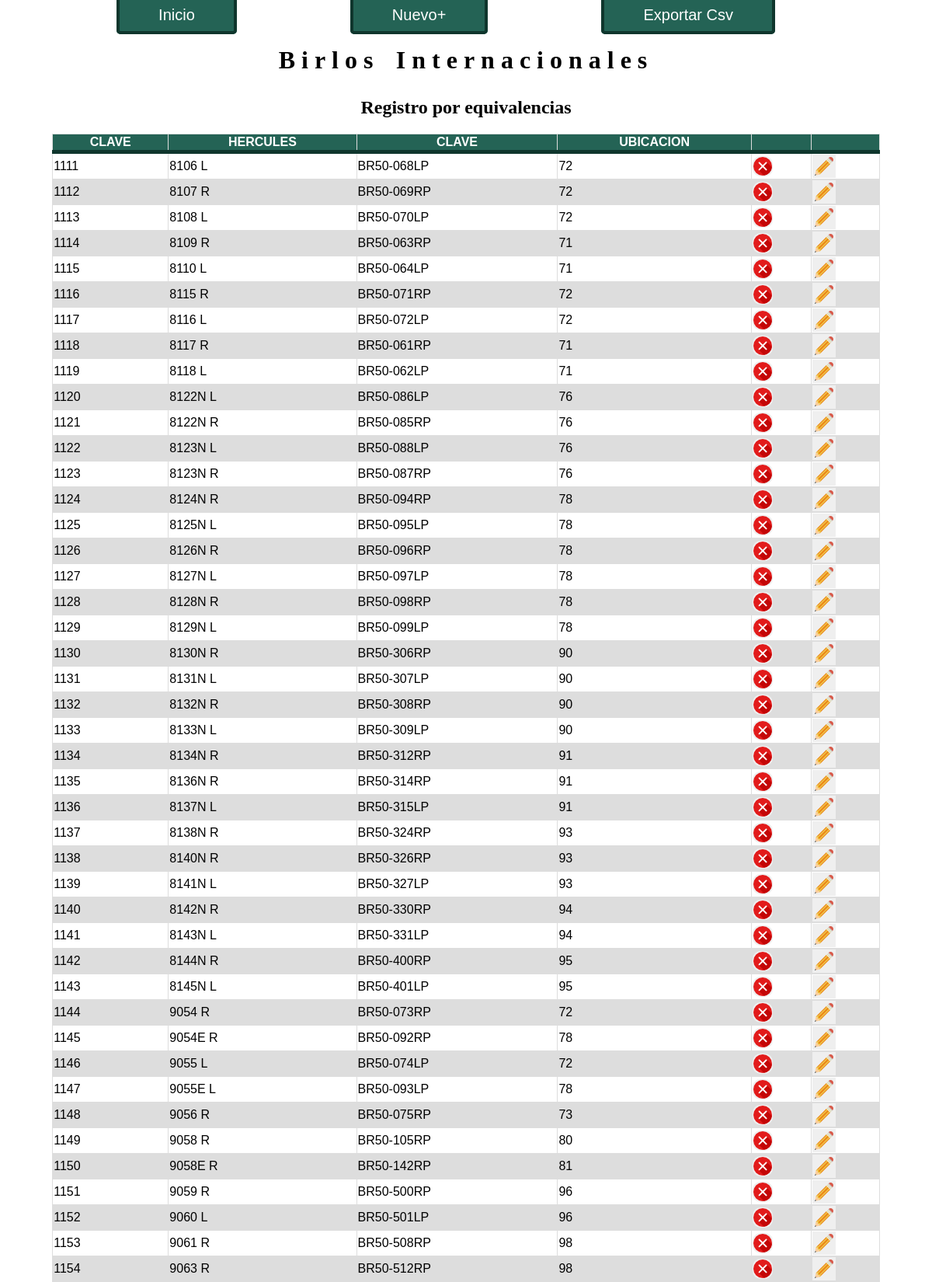
Page /php/tablaas.php (upper part) on the committed database.
### tables this page shows
CREATE TABLE `EQUI` (
  `ID_EQUI` varchar(100) NOT NULL,
  `CLAVEH` varchar(100) NOT NULL,
  `CLAVE` varchar(100) NOT NULL,
  `UBICACION` varchar(11) NOT NULL
);

### php/tablaas.php (the view, shortened to what this page needs)
<!DOCTYPE html>
<html>
<head>
	<div class="intro">
		<a class="botonI" href="index.php">Inicio</a>
		<a class="botonI" href="formularioas.php">Nuevo+</a>
		<a class="botonI" href="exportaras.php">Exportar Csv</a>
		<h1>Birlos Internacionales</h1>
		<h2>Registro por equivalencias</h2>
	</div>
<?php
	include('conexion.php');
	$por_pag = 50;
	if (empty($_GET['pagina'])) {
		$pagina=1;
	}else{
		$pagina=$_GET['pagina'];
	}
$desde = ($pagina-1) * $por_pag;
	$quer="SELECT * FROM EQUI ORDER BY ID_EQUI ASC LIMIT $desde, $por_pag ";
	$result = $conexion->query($quer);
	if ($result->num_rows > 0){
		echo "<center><table>";
		echo"<thead><tr><th>CLAVE</th>
		<th>HERCULES</th>
		<th>CLAVE</th>
		<th>UBICACION</th>
		<th></th>
		<th></th>
		</tr></thead>";
while($rows=$result->fetch_assoc() ){
	echo "<tr><td>".$rows["ID_EQUI"].
	"</td><td>".$rows["CLAVEH"].
	"</td><td>".$rows["CLAVE"].
	"</td><td>".$rows["UBICACION"]."</td>
	<td><form method=post action=borrar.php><input type=submit class='bimageneli' value= ><input type='hidden' id='ID_EQUIid' name='ID_EQUIid' value='".$rows["ID_EQUI"]."'></form></td><td><form method=post action=editar.php><input type=submit class='bimagenmod' value= ><input type='hidden' id='ID_EQUIid' name='ID_EQUIid' value='".$rows["ID_EQUI"]."'></form></td></tr>";
}
 	echo "</center></table>";
}
?>
</body>
</html>

### php/tablaas.php (style rules this page uses)
table { margin-top: 20px; font-family: arial, sans-serif; border-collapse: collapse; width: 90%; }
td, th { border: 1px solid #dddddd; padding: 22%px; }
tr:nth-child(even) { background-color: #dddddd; }
thead { background-color: #246355; border-bottom: solid 5px #0F362D; color: white; text-align: center; }
.bimagenmod { background-image:url(../images/edit.png); background-repeat:no-repeat; height:30px; width:30px; outline: none; background-position:center; display: inline-block; border: none; }
.bimageneli { background-image:url(../images/x.png); background-repeat:no-repeat; height:26px; width:26px; outline: none; background-position:center; display: inline-block; border-radius: 10px; border: none; }
.botonI { font:20px Arial; text-decoration: none; color:white; border:4px solid #0F362D; padding: 10px 50px; border-radius: 5px; background-color: #246355; float: none; margin-left: 12%; }
h1 { text-align: center; letter-spacing: 6pt; word-spacing: 4pt; line-height: 1.6; }
h2 { margin-bottom: 10px; text-align: center; }

### rows in the picture
equi: ID_EQUI "1111", CLAVEH "8106 L", CLAVE "BR50-068LP", UBICACION "72"
equi: ID_EQUI "1112", CLAVEH "8107 R", CLAVE "BR50-069RP", UBICACION "72"
equi: ID_EQUI "1113", CLAVEH "8108 L", CLAVE "BR50-070LP", UBICACION "72"
equi: ID_EQUI "1114", CLAVEH "8109 R", CLAVE "BR50-063RP", UBICACION "71"
equi: ID_EQUI "1115", CLAVEH "8110 L", CLAVE "BR50-064LP", UBICACION "71"
equi: ID_EQUI "1116", CLAVEH "8115 R", CLAVE "BR50-071RP", UBICACION "72"
equi: ID_EQUI "1117", CLAVEH "8116 L", CLAVE "BR50-072LP", UBICACION "72"
equi: ID_EQUI "1118", CLAVEH "8117 R", CLAVE "BR50-061RP", UBICACION "71"
equi: ID_EQUI "1119", CLAVEH "8118 L", CLAVE "BR50-062LP", UBICACION "71"
equi: ID_EQUI "1120", CLAVEH "8122N L", CLAVE "BR50-086LP", UBICACION "76"
equi: ID_EQUI "1121", CLAVEH "8122N R", CLAVE "BR50-085RP", UBICACION "76"
equi: ID_EQUI "1122", CLAVEH "8123N L", CLAVE "BR50-088LP", UBICACION "76"
equi: ID_EQUI "1123", CLAVEH "8123N R", CLAVE "BR50-087RP", UBICACION "76"
equi: ID_EQUI "1124", CLAVEH "8124N R", CLAVE "BR50-094RP", UBICACION "78"
equi: ID_EQUI "1125", CLAVEH "8125N L", CLAVE "BR50-095LP", UBICACION "78"
equi: ID_EQUI "1126", CLAVEH "8126N R", CLAVE "BR50-096RP", UBICACION "78"
equi: ID_EQUI "1127", CLAVEH "8127N L", CLAVE "BR50-097LP", UBICACION "78"
equi: ID_EQUI "1128", CLAVEH "8128N R", CLAVE "BR50-098RP", UBICACION "78"
equi: ID_EQUI "1129", CLAVEH "8129N L", CLAVE "BR50-099LP", UBICACION "78"
equi: ID_EQUI "1130", CLAVEH "8130N R", CLAVE "BR50-306RP", UBICACION "90"
equi: ID_EQUI "1131", CLAVEH "8131N L", CLAVE "BR50-307LP", UBICACION "90"
equi: ID_EQUI "1132", CLAVEH "8132N R", CLAVE "BR50-308RP", UBICACION "90"
equi: ID_EQUI "1133", CLAVEH "8133N L", CLAVE "BR50-309LP", UBICACION "90"
equi: ID_EQUI "1134", CLAVEH "8134N R", CLAVE "BR50-312RP", UBICACION "91"
equi: ID_EQUI "1135", CLAVEH "8136N R", CLAVE "BR50-314RP", UBICACION "91"
equi: ID_EQUI "1136", CLAVEH "8137N L", CLAVE "BR50-315LP", UBICACION "91"
equi: ID_EQUI "1137", CLAVEH "8138N R", CLAVE "BR50-324RP", UBICACION "93"
equi: ID_EQUI "1138", CLAVEH "8140N R", CLAVE "BR50-326RP", UBICACION "93"
equi: ID_EQUI "1139", CLAVEH "8141N L", CLAVE "BR50-327LP", UBICACION "93"
equi: ID_EQUI "1140", CLAVEH "8142N R", CLAVE "BR50-330RP", UBICACION "94"
equi: ID_EQUI "1141", CLAVEH "8143N L", CLAVE "BR50-331LP", UBICACION "94"
equi: ID_EQUI "1142", CLAVEH "8144N R", CLAVE "BR50-400RP", UBICACION "95"
equi: ID_EQUI "1143", CLAVEH "8145N L", CLAVE "BR50-401LP", UBICACION "95"
equi: ID_EQUI "1144", CLAVEH "9054 R", CLAVE "BR50-073RP", UBICACION "72"
equi: ID_EQUI "1145", CLAVEH "9054E R", CLAVE "BR50-092RP", UBICACION "78"
equi: ID_EQUI "1146", CLAVEH "9055 L", CLAVE "BR50-074LP", UBICACION "72"
equi: ID_EQUI "1147", CLAVEH "9055E L", CLAVE "BR50-093LP", UBICACION "78"
equi: ID_EQUI "1148", CLAVEH "9056 R", CLAVE "BR50-075RP", UBICACION "73"
equi: ID_EQUI "1149", CLAVEH "9058 R", CLAVE "BR50-105RP", UBICACION "80"
equi: ID_EQUI "1150", CLAVEH "9058E R", CLAVE "BR50-142RP", UBICACION "81"
equi: ID_EQUI "1151", CLAVEH "9059 R", CLAVE "BR50-500RP", UBICACION "96"
equi: ID_EQUI "1152", CLAVEH "9060 L", CLAVE "BR50-501LP", UBICACION "96"
equi: ID_EQUI "1153", CLAVEH "9061 R", CLAVE "BR50-508RP", UBICACION "98"
equi: ID_EQUI "1154", CLAVEH "9063 R", CLAVE "BR50-512RP", UBICACION "98"
